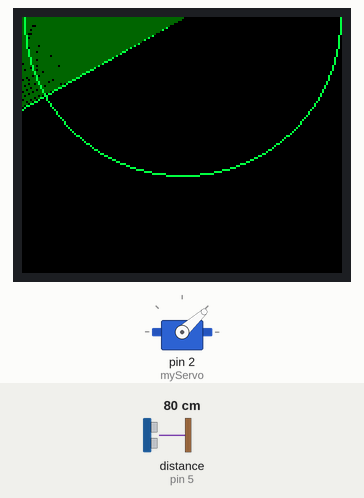
Recording of a sketch running on a simulated Arduino Uno, built with avr-gcc and run on an emulated ATmega328P. Parts: servo, 160×128 colour display. Wiring (inferred from the names in the program): ultrasonic range finder: trigger pin 6; echo pin 5. Inputs (shaded band) come from the test bench; at power-on: distance to the obstacle (sensor on pin 5) 80 cm. The echo pulse lasts 58.3 µs per cm; what the sketch prints to the serial monitor is not drawn.

Above: at 1.29 s.
1.3 s: distance to the obstacle (sensor on pin 5) set to 44 cm
At 2.72 s:
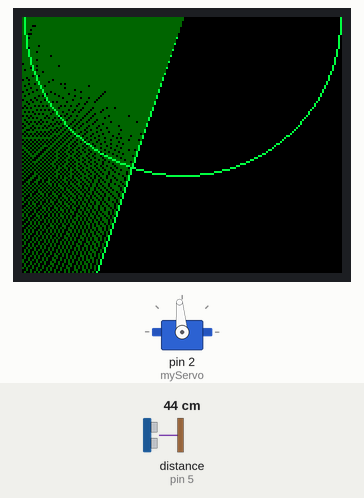
2.8 s: distance to the obstacle (sensor on pin 5) set to 36 cm
At 2.96 s:
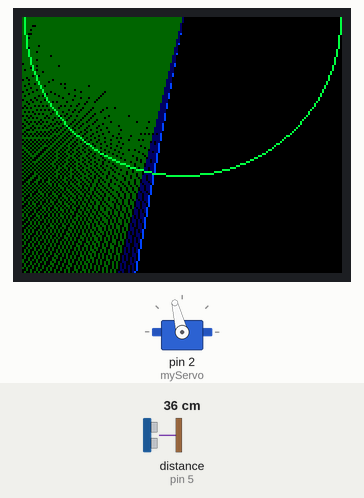
4.4 s: distance to the obstacle (sensor on pin 5) set to 2 cm
At 6.28 s:
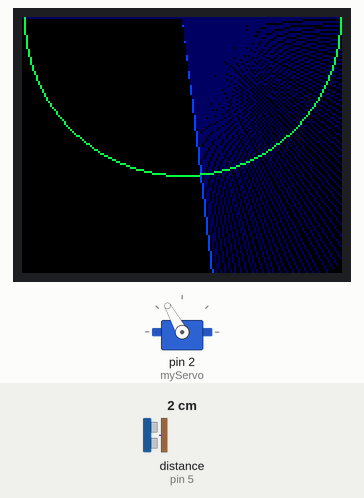
6.4 s: distance to the obstacle (sensor on pin 5) set to 299 cm
At 7.02 s:
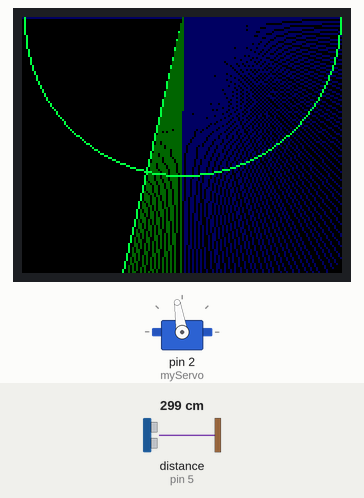
10.3 s: distance to the obstacle (sensor on pin 5) set to 250 cm
At 12.76 s:
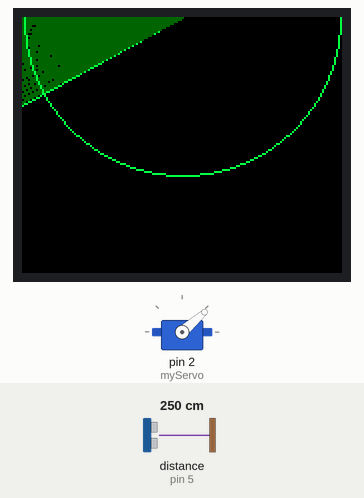
Timing chart, 0 to 12.9 s (numbered marks = the images above; inputs shaded):
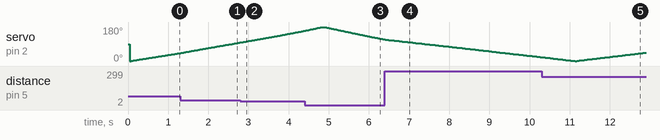

Measured:
- the behaviour switches between 41 and 40 cm on distance to the obstacle (sensor on pin 5) (found by bisection; images 1 and 2)
- after the input at 2.8 s, the display: first differs from a run without the input after 0.05 s (image 2 shows a later state)

The sketch:

radarSystemwithScreen.ino
```cpp
#include <Servo.h>
#include <SPI.h>
#include <TFT.h>

const int trigPin = 6;
const int echoPin = 5;
long duration;
int distance, prevDistance=0;
Servo myServo;

#define CS   9
#define DC   10
#define RESET  8

TFT screen = TFT(CS, DC, RESET);
int width=screen.width();
int height=screen.height();

void setup() {
  pinMode(trigPin, OUTPUT);
  pinMode(echoPin, INPUT);
  Serial.begin(9600);
  myServo.attach(2);

  screen.begin();
  screen.background(0,0,0);
  fix();
}

void loop() {
  int y=0;
  for(int i=0;i<=180;i++){
  myServo.write(i);
  delay(10);
  distance = calculateDistance();
  if(distance<40)
    screen.stroke(0,68,255);
  else
    screen.stroke(0,255,68);
  screen.noFill();
  screen.line(screen.width()/2,0,-200*cos(radians(i)),200*sin(radians(i)));

  if(prevDistance<40)
  screen.stroke(0,0,100);
  else
  screen.stroke(0,100,0);

  screen.line(screen.width()/2,0,-200*cos(radians(y)),200*sin(radians(y)));

  screen.stroke(0,255,68);
  screen.noFill();
  screen.circle(screen.width()/2,0,screen.width()/2-0.5);
  y=i;
  prevDistance=distance;

  Serial.print(i);
  Serial.print(",");
  Serial.print(distance);
  Serial.print(".");
  }

  fix();
  y=0;
  prevDistance=0;

  for(int i=180;i>0;i--){
   myServo.write(i);
  delay(10);
  distance = calculateDistance();
  if(distance<40)
    screen.stroke(0,68,255);
  else
    screen.stroke(0,255,68);
  screen.noFill();
  screen.line(screen.width()/2,0,-200*cos(radians(i)),200*sin(radians(i)));

  if(prevDistance<40)
  screen.stroke(0,0,100);
  else
  screen.stroke(0,100,0);

  screen.line(screen.width()/2,0,-200*cos(radians(y)),200*sin(radians(y)));

  screen.stroke(0,255,68);
  screen.noFill();
  screen.circle(screen.width()/2,0,screen.width()/2-0.5);
  y=i;
  prevDistance=distance;

  Serial.print(i);
  Serial.print(",");
  Serial.print(distance);
  Serial.print(".");
  }
  fix();
}

int calculateDistance(){
  digitalWrite(trigPin, LOW);
  delayMicroseconds(1);
  digitalWrite(trigPin, HIGH);
  delayMicroseconds(5);
  digitalWrite(trigPin, LOW);
  duration = pulseIn(echoPin, HIGH);
  distance= duration*0.034/2;
  return distance;
}

void fix(){
  screen.fillRect(0, 0, screen.width(), screen.height(), (0,0,0));
  screen.stroke(0,255,68);
  screen.noFill();
  screen.circle(screen.width()/2,0,screen.width()/2-0.5);
  }
```
